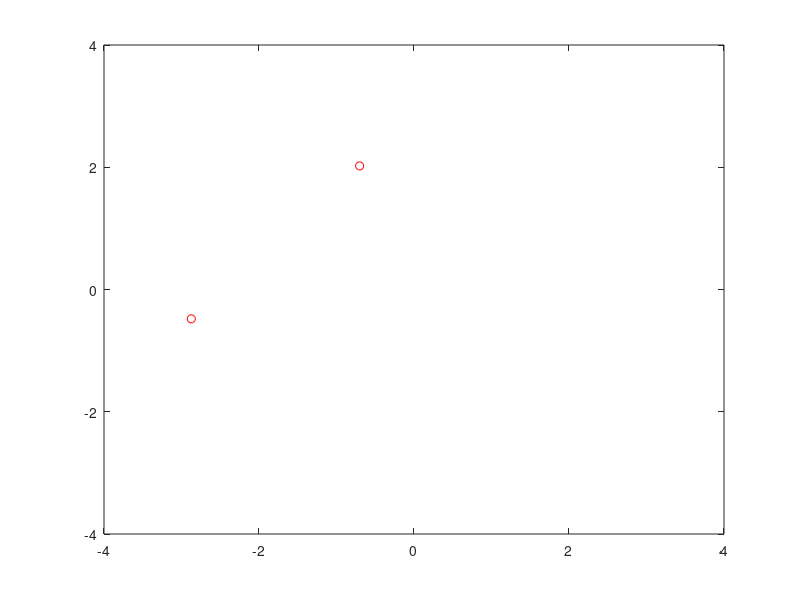

MATLAB code for this plot: (Note: this script raises an error after producing the figure.)
p1 = rand(1, 2) * 6 - 3;
p2 = rand(1, 2) * 6 - 3;
te = 0.2;

plot([p1(1) p2(1)], [p1(2) p2(2)], 'ro');
hold on
axis([-4 4 -4 4]);

[p1, p2, f] = extrapolar(p1, p2, te);

%fx = mean([mean([p1(1) p2(1)]) best(1,1)]);
%fy = mean([mean([p1(2) p2(2)]) best(1,2)]);

plot(f(1), f(2), 'go');


plot([p1(1) p2(1)], [p1(2) p2(2)]);